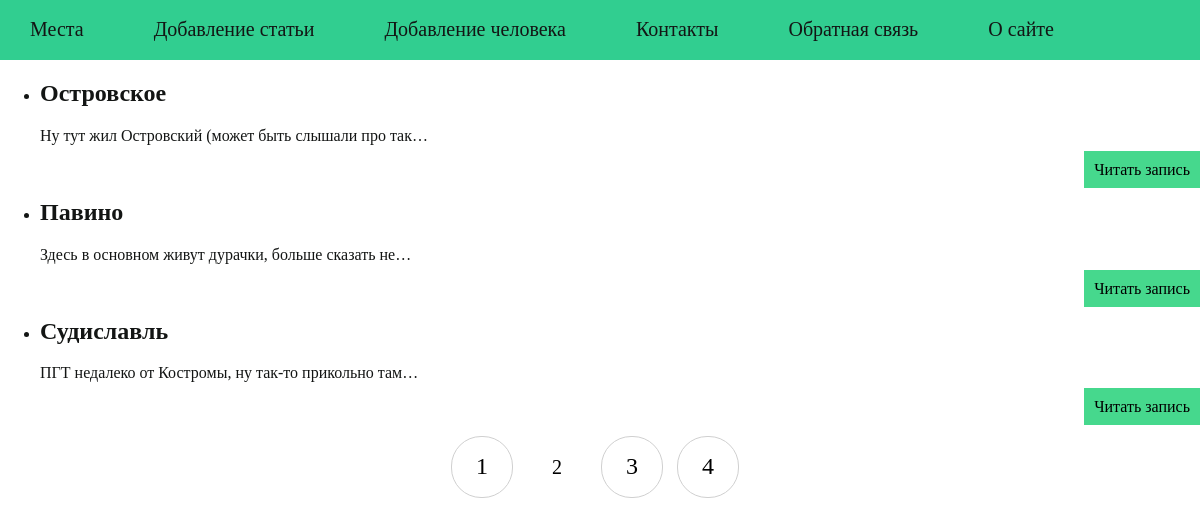
Page /places/?page=2 on the committed database.
### places/models.py (models this page shows, shortened)
class Place(models.Model):
    title = models.CharField(max_length = 255, verbose_name = 'Место')
    slug = models.SlugField(max_length=255, unique=True, db_index=True,
                            validators=[
                                MinLengthValidator(5),
                                MaxLengthValidator(100)
                            ], verbose_name='URL', blank = True, null=True)
    content = models.TextField(blank = True, verbose_name = 'Текст поста')
    photo = models.ImageField(upload_to='photos/%Y/%m/%d/', blank = True, default=None,
                              null=True, verbose_name='Фото')
    time_created = models.DateTimeField(auto_now_add=True, verbose_name = 'Время создания')
    time_updated = models.DateTimeField(auto_now=True, verbose_name = 'Время обновления')
    is_published = models.BooleanField(default = False, verbose_name = 'Опубликовано')
    user = models.ForeignKey(User, verbose_name='Пользователь', on_delete=models.CASCADE)
    class Meta:
        verbose_name = 'Места'
        verbose_name_plural = 'Места'
        ordering = ['time_created']
        indexes = [
            models.Index(fields=['time_created'])
        ]
    def get_absolute_url(self):
        return reverse('post', kwargs={'post_slug': self.slug})

### places/views.py (the view)
# urls.py: path('places/', Places.as_view(), name = 'places'),
class Places(DataMixin, ListView):
    model = Place
    template_name = 'places/places.html'
    title_page = 'Выбор места'
    context_object_name = 'posts'

### users/context_processors.py (called while the page is built)
def get_places_context(request):
    return {'menu': mainmenu}

### places/templates/places/places.html
{% extends 'places/base.html' %}
{% block content %}
<ul>
    {% for p in posts %}
    <li>
        <h2>{{p.title}}</h2>{{ p.content|truncatechars:50 }}
        <p class="link-read-post"><a href="{{ p.get_absolute_url }}">Читать запись</a></p>
    </li>
    {% endfor %}
</ul>
{% endblock %}
{% block navigation %}
{% if page_obj.has_other_pages %}
<nav class="list-pages">
    <ul>
        {% for p in paginator.page_range %}
        {% if page_obj.number == p %}
        <li class="page-num page-num-selected">{{ p }}</li>
        {% else %}
        <li class="page-num">
            <a href="?page={{ p }}">{{ p }}</a>
        </li>
        {% endif %}
        {% endfor %}
    </ul>
</nav>
{% endif %}
{% endblock %}

### places/static/places/css/styles.css (style rules this page uses)
html, body { font-family: 'Times New Roman'; margin: 0; padding: 0; height: 100%; width: 100%; color: #131514; }
a { color: #131514; text-decoration: none; }
p.link-read-post { text-align: right; }
p.link-read-post a { padding: 10px; min-width: 100px; background: #46D88D; color: #000; text-decoration: none; }
.list-pages { text-align: center; margin: 0 0 20px 0; }
.list-pages ul { margin: 20px 0 0 0; padding: 0; list-style: none; }
.list-pages ul li { display: inline-block; margin: 0 10px 0 0; }
.list-pages a { color: #000; font-size: 24px; text-decoration: none; }
.list-pages .page-num, .page-num-selected { display: inline-block; width: 60px; height: 44px; padding: 16px 0 0 0; border: 1px solid #d0d0d0; border-radius: 30px; }
.list-pages .page-num-selected { border: none; color: #000; font-size: 20px; }

### rows in the picture
Place: title "Островское", content "Ну тут жил Островский (может быть слышали про так…"
Place: title "Павино", content "Здесь в основном живут дурачки, больше сказать не…"
Place: title "Судиславль", content "ПГТ недалеко от Костромы, ну так-то прикольно там…"

### other values in the picture
{{ m.name }} "Места" "Добавление статьи" "Добавление человека" "Контакты" "Обратная связь" "О сайте"
{{ p }} "1" "3" "4"
{{ p }} "2"
